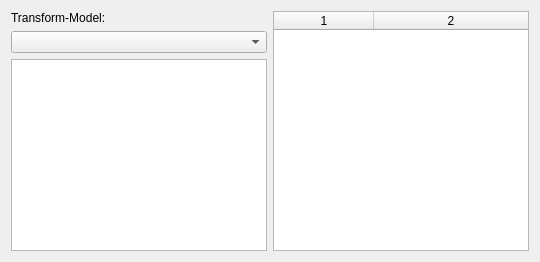
          <widget class="QWidget" name="tab_3">
           <attribute name="icon">
            <iconset resource="icons/mainrc.qrc">
             <normaloff>:/icons/import-export-icon.png</normaloff>:/icons/import-export-icon.png</iconset>
           </attribute>
           <attribute name="title">
            <string>Transform</string>
           </attribute>
           <layout class="QHBoxLayout" name="horizontalLayout_12">
            <item>
             <layout class="QVBoxLayout" name="verticalLayout_4">
              <item>
               <widget class="QLabel" name="label_4">
                <property name="sizePolicy">
                 <sizepolicy hsizetype="Minimum" vsizetype="Minimum">
                  <horstretch>0</horstretch>
                  <verstretch>0</verstretch>
                 </sizepolicy>
                </property>
                <property name="text">
                 <string>Transform-Model:</string>
                </property>
               </widget>
              </item>
              <item>
               <widget class="QComboBox" name="transformTypeCombo">
                <property name="sizePolicy">
                 <sizepolicy hsizetype="Minimum" vsizetype="Fixed">
                  <horstretch>0</horstretch>
                  <verstretch>0</verstretch>
                 </sizepolicy>
                </property>
               </widget>
              </item>
              <item>
               <widget class="QTextEdit" name="transformInfo">
                <property name="sizePolicy">
                 <sizepolicy hsizetype="Minimum" vsizetype="Minimum">
                  <horstretch>0</horstretch>
                  <verstretch>0</verstretch>
                 </sizepolicy>
                </property>
               </widget>
              </item>
             </layout>
            </item>
            <item>
             <widget class="QTableWidget" name="transformConstantTbl">
              <property name="sizePolicy">
               <sizepolicy hsizetype="Minimum" vsizetype="Minimum">
                <horstretch>0</horstretch>
                <verstretch>0</verstretch>
               </sizepolicy>
              </property>
              <property name="columnCount">
               <number>2</number>
              </property>
              <attribute name="horizontalHeaderStretchLastSection">
               <bool>true</bool>
              </attribute>
              <column/>
              <column/>
             </widget>
            </item>
           </layout>
          </widget>
